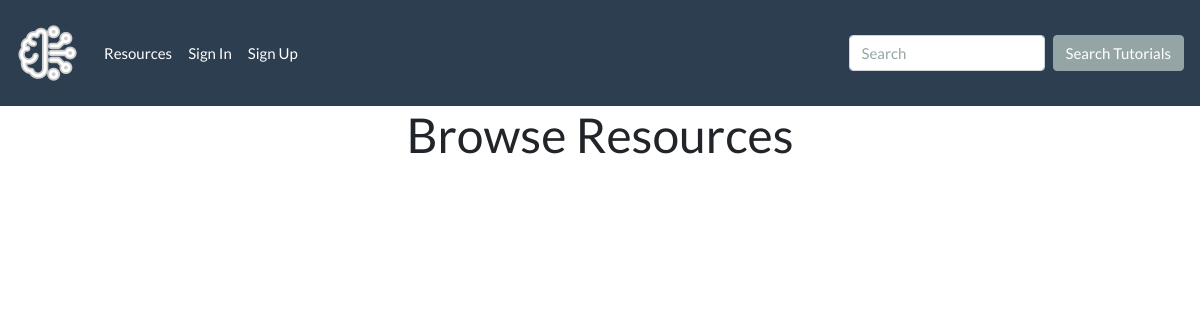
The app's page /resources, older data.
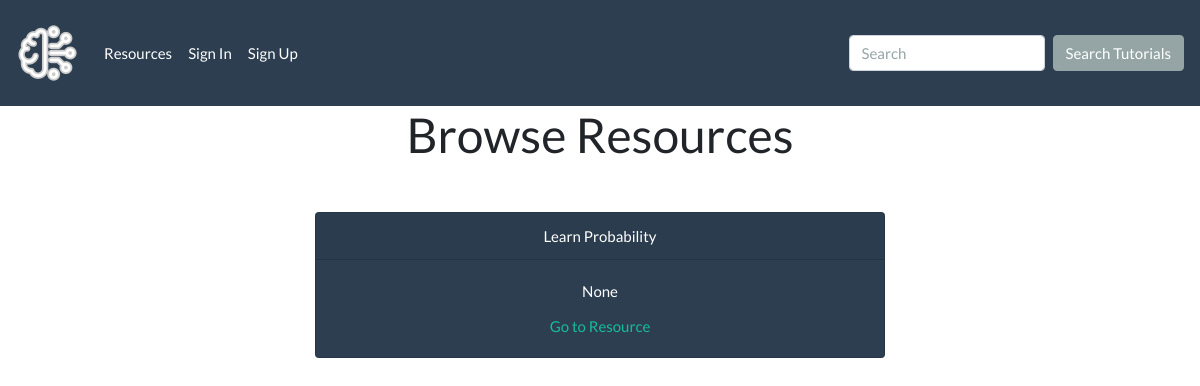
The same page, newer data.
### tutorial_app/models.py (models this page shows)
class Resource(db.Model):
    id = db.Column(db.Integer, primary_key=True)
    category = db.Column(
        db.Enum(TutorialCategory), default=TutorialCategory.OTHER
    )
    title = db.Column(db.String(40), nullable=False)
    description = db.Column(db.String(120), nullable=True)
    link = db.Column(db.String(120), nullable=False)

### tutorial_app/main/routes.py (the view)
@main.route("/resources")
def resources():
    resources = Resource.query.all()
    return render_template("resources.html", resources=resources)

### tutorial_app/templates/resources.html (shortened to what this page needs)
{% extends 'base.html' %}
{% block content %}
<div class="m-auto text-center col-md-6">
  <h1>Browse Resources</h1>
  {% for resource in resources %}
  <div class="card text-white bg-primary mt-5 mb-3 ml-auto mr-auto" style="max-width: 80rem;">
    <div class="card-header">{{ resource.title }}</div>
    <div class="card-body col-md-4 m-auto col">
      <p class="card-title">{{ resource.description }}</p>
      <a href="{{ resource.link }}" class="card-text">Go to Resource</a></br>
    </div>
  </div>
  {% endfor %}
</div>
{% endblock %}

Row changes from the older to the newer data that the page shows:
added Resource: title "Learn Probability", description "None"
